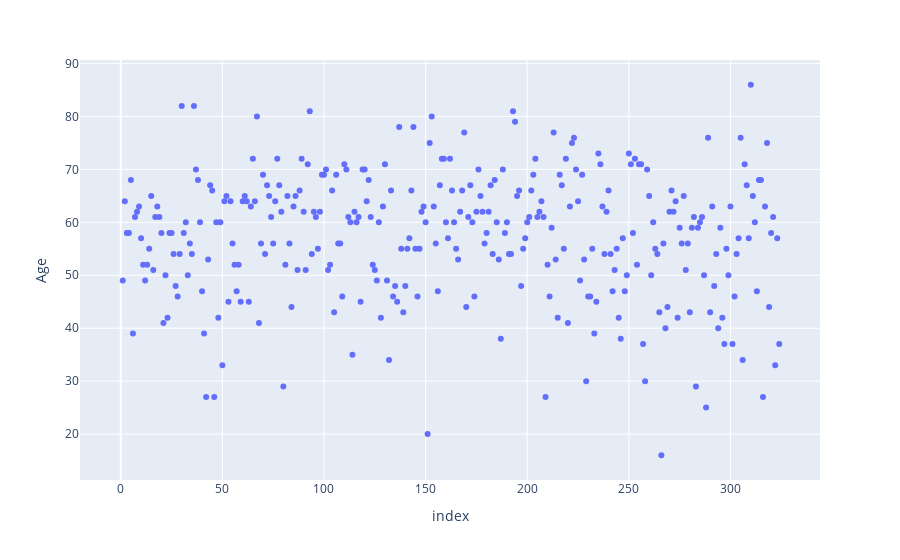

This figure's notebook cell:
### Code cell
#Plotting overall age distribution

fig = px.scatter(data, y="Age")
fig.show()

### Figure 1 — Plotly figure (JSON) as saved in the notebook; plotly's stock layout.template omitted (floating-point values rounded to 4 significant figures; data arrays with more than 128 entries replaced by an {"elided": "..."} marker saying what was removed)
{"data": [{"hovertemplate": "index=%{x}<br>Age=%{y}<extra></extra>", "legendgroup": "", "marker": {"color": "#636efa", "symbol": "circle"}, "mode": "markers", "name": "", "orientation": "v", "showlegend": false, "type": "scatter", "x": {"elided": "325 int values"}, "xaxis": "x", "y": {"elided": "325 int values"}, "yaxis": "y"}], "layout": {"legend": {"tracegroupgap": 0}, "margin": {"t": 60}, "xaxis": {"anchor": "y", "domain": [0, 1], "title": {"text": "index"}}, "yaxis": {"anchor": "x", "domain": [0, 1], "title": {"text": "Age"}}}}
